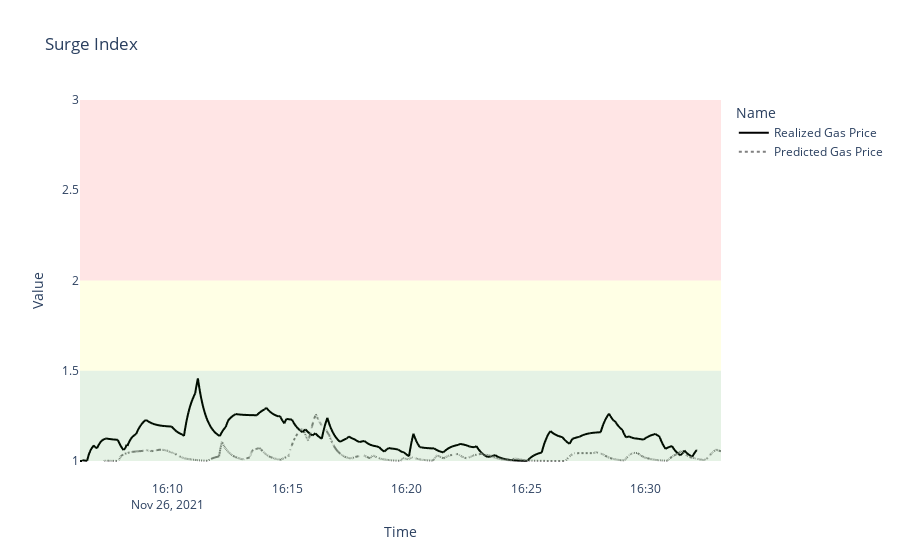

Source (notebook cell):
### Code cell
surge_chart(preds_df)

### Figure 1 — Plotly figure (JSON) as saved in the notebook; plotly's stock layout.template omitted (floating-point values rounded to 4 significant figures; data arrays with more than 128 entries replaced by an {"elided": "..."} marker saying what was removed)
{"data": [{"hovertemplate": "Name=Realized Gas Price<br>Time=%{x}<br>Value=%{y}<extra></extra>", "legendgroup": "Realized Gas Price", "line": {"color": "black", "dash": "solid"}, "marker": {"symbol": "circle"}, "mode": "lines", "name": "Realized Gas Price", "showlegend": true, "type": "scattergl", "x": {"elided": "1610 str values"}, "xaxis": "x", "y": {"elided": "1610 float values"}, "yaxis": "y"}, {"hovertemplate": "Name=Predicted Gas Price<br>Time=%{x}<br>Value=%{y}<extra></extra>", "legendgroup": "Predicted Gas Price", "line": {"color": "gray", "dash": "dot"}, "marker": {"symbol": "circle"}, "mode": "lines", "name": "Predicted Gas Price", "showlegend": true, "type": "scattergl", "x": {"elided": "1610 str values"}, "xaxis": "x", "y": {"elided": "1610 float values"}, "yaxis": "y"}], "layout": {"autosize": true, "legend": {"title": {"text": "Name"}, "tracegroupgap": 0}, "paper_bgcolor": "rgba(0, 0, 0, 0)", "plot_bgcolor": "rgba(0, 0, 0, 0)", "shapes": [{"fillcolor": "green", "line": {"width": 0}, "opacity": 0.1, "type": "rect", "x0": 0, "x1": 1, "xref": "x domain", "y0": 1, "y1": 1.5, "yref": "y"}, {"fillcolor": "yellow", "line": {"width": 0}, "opacity": 0.1, "type": "rect", "x0": 0, "x1": 1, "xref": "x domain", "y0": 1.5, "y1": 2, "yref": "y"}, {"fillcolor": "red", "line": {"width": 0}, "opacity": 0.1, "type": "rect", "x0": 0, "x1": 1, "xref": "x domain", "y0": 2, "y1": 3, "yref": "y"}], "title": {"text": "Surge Index"}, "xaxis": {"anchor": "y", "autorange": true, "domain": [0, 1], "range": ["2021-11-26 16:06:20", "2021-11-26 16:33:09"], "title": {"text": "Time"}, "type": "date"}, "yaxis": {"anchor": "x", "autorange": true, "domain": [0, 1], "range": [0.8947, 3], "title": {"text": "Value"}, "type": "linear"}}}
